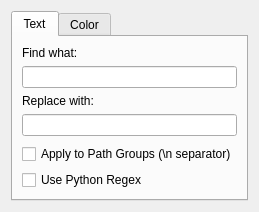
<?xml version="1.0" encoding="UTF-8"?>
<ui version="4.0">
 <class>Form</class>
 <widget class="QWidget" name="Form">
  <property name="geometry">
   <rect>
    <x>0</x>
    <y>0</y>
    <width>238</width>
    <height>203</height>
   </rect>
  </property>
  <property name="windowTitle">
   <string>Form</string>
  </property>
  <layout class="QHBoxLayout" name="horizontalLayout">
   <item>
    <widget class="QTabWidget" name="tabWidget">
     <property name="currentIndex">
      <number>0</number>
     </property>
     <widget class="QWidget" name="Text">
      <attribute name="title">
       <string>Text</string>
      </attribute>
      <layout class="QVBoxLayout" name="verticalLayout_8">
       <item>
        <widget class="QLabel" name="label">
         <property name="text">
          <string>Find what:</string>
         </property>
        </widget>
       </item>
       <item>
        <widget class="QLineEdit" name="Find"/>
       </item>
       <item>
        <widget class="QLabel" name="label_2">
         <property name="text">
          <string>Replace with:</string>
         </property>
        </widget>
       </item>
       <item>
        <widget class="QLineEdit" name="Replace"/>
       </item>
       <item>
        <spacer name="verticalSpacer_2">
         <property name="orientation">
          <enum>Qt::Vertical</enum>
         </property>
         <property name="sizeHint" stdset="0">
          <size>
           <width>20</width>
           <height>40</height>
          </size>
         </property>
        </spacer>
       </item>
       <item>
        <widget class="QCheckBox" name="Group">
         <property name="text">
          <string>Apply to Path Groups (\n separator)</string>
         </property>
        </widget>
       </item>
       <item>
        <widget class="QCheckBox" name="Regex">
         <property name="text">
          <string>Use Python Regex</string>
         </property>
        </widget>
       </item>
      </layout>
     </widget>
     <widget class="QWidget" name="Color">
      <attribute name="title">
       <string>Color</string>
      </attribute>
      <layout class="QVBoxLayout" name="verticalLayout_3">
       <item>
        <layout class="QHBoxLayout" name="horizontalLayout_3">
         <item>
          <layout class="QVBoxLayout" name="ColorLayout">
           <property name="spacing">
            <number>4</number>
           </property>
           <item>
            <widget class="QLabel" name="label_3">
             <property name="text">
              <string>Find Color:</string>
             </property>
            </widget>
           </item>
           <item>
            <widget class="QWidget" name="widget" native="true">
             <property name="styleSheet">
              <string notr="true">QWidget#widget {border : 1px solid rgb(181, 181, 181)}</string>
             </property>
             <layout class="QHBoxLayout" name="horizontalLayout_4">
              <property name="spacing">
               <number>5</number>
              </property>
              <property name="leftMargin">
               <number>3</number>
              </property>
              <property name="topMargin">
               <number>3</number>
              </property>
              <property name="rightMargin">
               <number>3</number>
              </property>
              <property name="bottomMargin">
               <number>3</number>
              </property>
              <item>
               <widget class="QPushButton" name="ColorFind">
                <property name="minimumSize">
                 <size>
                  <width>25</width>
                  <height>25</height>
                 </size>
                </property>
                <property name="maximumSize">
                 <size>
                  <width>25</width>
                  <height>25</height>
                 </size>
                </property>
                <property name="styleSheet">
                 <string notr="true">background-color: rgb(199, 199, 199); border : none;</string>
                </property>
                <property name="text">
                 <string/>
                </property>
               </widget>
              </item>
              <item>
               <spacer name="horizontalSpacer_5">
                <property name="orientation">
                 <enum>Qt::Horizontal</enum>
                </property>
                <property name="sizeType">
                 <enum>QSizePolicy::Minimum</enum>
                </property>
                <property name="sizeHint" stdset="0">
                 <size>
                  <width>5</width>
                  <height>20</height>
                 </size>
                </property>
               </spacer>
              </item>
              <item>
               <layout class="QVBoxLayout" name="verticalLayout_2">
                <item>
                 <widget class="QLabel" name="ToleranceLabel">
                  <property name="text">
                   <string>Tolerance</string>
                  </property>
                 </widget>
                </item>
                <item>
                 <widget class="QSlider" name="ColorTolerance">
                  <property name="maximum">
                   <number>755</number>
                  </property>
                  <property name="singleStep">
                   <number>10</number>
                  </property>
                  <property name="orientation">
                   <enum>Qt::Horizontal</enum>
                  </property>
                 </widget>
                </item>
               </layout>
              </item>
              <item>
               <layout class="QVBoxLayout" name="verticalLayout_4">
                <item>
                 <widget class="QCheckBox" name="AlphaEnable">
                  <property name="text">
                   <string>Alpha</string>
                  </property>
                 </widget>
                </item>
               </layout>
              </item>
             </layout>
            </widget>
           </item>
           <item>
            <widget class="QLabel" name="label_5">
             <property name="text">
              <string>Replace with:</string>
             </property>
            </widget>
           </item>
           <item>
            <widget class="QWidget" name="widget_2" native="true">
             <property name="styleSheet">
              <string notr="true">QWidget#widget_2 {border : 1px solid rgb(181, 181, 181)}</string>
             </property>
             <layout class="QHBoxLayout" name="horizontalLayout_2">
              <property name="spacing">
               <number>5</number>
              </property>
              <property name="leftMargin">
               <number>3</number>
              </property>
              <property name="topMargin">
               <number>3</number>
              </property>
              <property name="rightMargin">
               <number>3</number>
              </property>
              <property name="bottomMargin">
               <number>3</number>
              </property>
              <item>
               <widget class="QPushButton" name="ColorFind_2">
                <property name="minimumSize">
                 <size>
                  <width>25</width>
                  <height>25</height>
                 </size>
                </property>
                <property name="maximumSize">
                 <size>
                  <width>25</width>
                  <height>25</height>
                 </size>
                </property>
                <property name="styleSheet">
                 <string notr="true">background-color:rgb(206, 206, 206);border:none;</string>
                </property>
                <property name="text">
                 <string/>
                </property>
               </widget>
              </item>
              <item>
               <spacer name="horizontalSpacer">
                <property name="orientation">
                 <enum>Qt::Horizontal</enum>
                </property>
                <property name="sizeType">
                 <enum>QSizePolicy::Expanding</enum>
                </property>
                <property name="sizeHint" stdset="0">
                 <size>
                  <width>99999999</width>
                  <height>20</height>
                 </size>
                </property>
               </spacer>
              </item>
             </layout>
            </widget>
           </item>
           <item>
            <spacer name="verticalSpacer_7">
             <property name="orientation">
              <enum>Qt::Vertical</enum>
             </property>
             <property name="sizeHint" stdset="0">
              <size>
               <width>20</width>
               <height>500000000</height>
              </size>
             </property>
            </spacer>
           </item>
          </layout>
         </item>
         <item>
          <spacer name="horizontalSpacer_8">
           <property name="orientation">
            <enum>Qt::Horizontal</enum>
           </property>
           <property name="sizeHint" stdset="0">
            <size>
             <width>1000000000</width>
             <height>20</height>
            </size>
           </property>
          </spacer>
         </item>
        </layout>
       </item>
      </layout>
     </widget>
    </widget>
   </item>
  </layout>
 </widget>
 <resources/>
 <connections/>
</ui>
